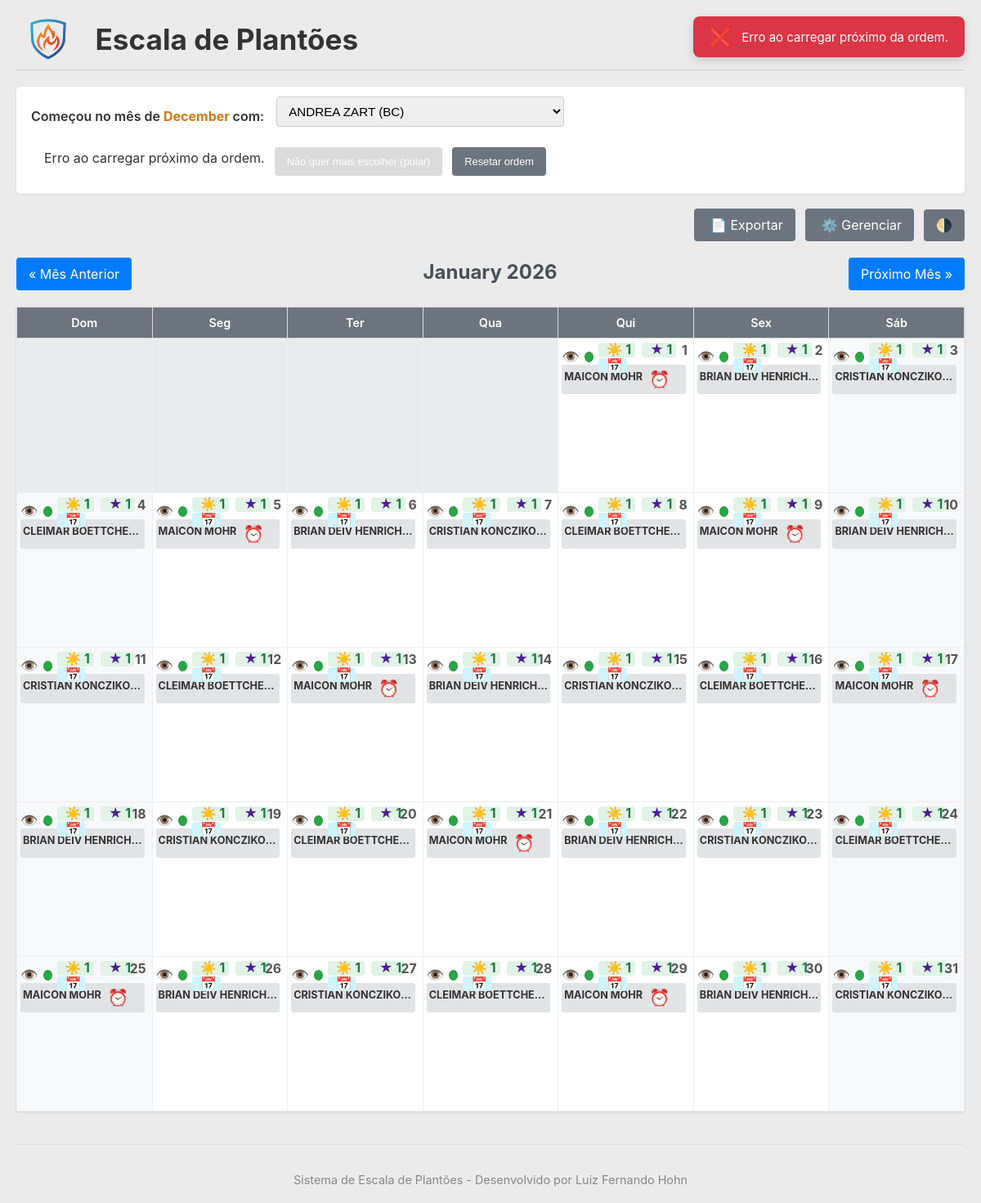
Screenshot of /escala_bombeiros/escala.php?month=1&year=2026 (signed in) with the database file from the repository.
### tables this page shows
CREATE TABLE `bombeiros` (
  `id` int(11) NOT NULL,
  `nome_completo` varchar(255) NOT NULL,
  `email` varchar(191) DEFAULT NULL,
  `cpf` varchar(14) DEFAULT NULL COMMENT 'Formato 000.000.000-00',
  `endereco` varchar(255) DEFAULT NULL COMMENT 'Endereço residencial completo',
  `telefone` varchar(20) DEFAULT NULL COMMENT 'Número de telefone principal',
  `telefone_emergencia` varchar(20) DEFAULT NULL COMMENT 'Contato de emergência (nome e telefone)',
  `tipo` enum('BC','Fixo') NOT NULL,
  `pular_ordem` tinyint(1) NOT NULL DEFAULT 0,
  `ativo` tinyint(1) NOT NULL DEFAULT 1,
  `fixo_ref_data` date DEFAULT NULL,
  `fixo_ref_dia_ciclo` tinyint(1) DEFAULT NULL CHECK (`fixo_ref_dia_ciclo` between 1 and 4),
  `data_cadastro` timestamp NOT NULL DEFAULT current_timestamp(),
  `endereco_rua` varchar(255) DEFAULT NULL,
  `endereco_numero` varchar(20) DEFAULT NULL,
  `endereco_bairro` varchar(100) DEFAULT NULL,
  `endereco_cidade` varchar(100) DEFAULT NULL,
  `endereco_uf` varchar(2) DEFAULT NULL,
  `endereco_cep` varchar(10) DEFAULT NULL,
  `telefone_principal` varchar(20) DEFAULT NULL,
  `contato_emergencia_nome` varchar(255) DEFAULT NULL,
  `contato_emergencia_fone` varchar(20) DEFAULT NULL,
  `dados_bancarios` text DEFAULT NULL COMMENT 'Ex: Banco XPTO, Ag: 0001, C/C: 12345-6',
  `tamanho_gandola` varchar(20) DEFAULT NULL,
  `tamanho_camiseta` varchar(20) DEFAULT NULL,
  `tamanho_calca` varchar(20) DEFAULT NULL,
  `tamanho_calcado` varchar(10) DEFAULT NULL,
  `banco_nome` varchar(100) DEFAULT NULL COMMENT 'Nome do Banco',
  `banco_agencia` varchar(20) DEFAULT NULL COMMENT 'Número da Agência (com dígito, se houver)',
  `banco_conta` varchar(30) DEFAULT NULL COMMENT 'Número da Conta Corrente/Poupança (com dígito)',
  `banco_pix` varchar(100) DEFAULT NULL COMMENT 'Chave PIX principal (CPF, e-mail, telefone, aleatória)',
  `usuario_id` int(11) DEFAULT NULL
);

### escala_bombeiros/escala.php (the view, shortened to what this page needs)
<?php
require_once __DIR__ . '/includes/db.php';
require_once __DIR__ . '/includes/funcoes.php';
$mes_atual = isset($_GET['month']) ? (int)$_GET['month'] : (int)date('m');
$ano_atual = isset($_GET['year']) ? (int)$_GET['year'] : (int)date('Y');
$timestamp_primeiro_dia = mktime(0, 0, 0, $mes_atual, 1, $ano_atual);
$nome_mes = ucfirst(strftime('%B', $timestamp_primeiro_dia));
$dias_no_mes = (int)date('t', $timestamp_primeiro_dia);
$dia_semana_primeiro = (int)date('w', $timestamp_primeiro_dia);
$mes_anterior = $mes_atual - 1;
$ano_anterior = $ano_atual;
if ($mes_anterior < 1) {
    $mes_anterior = 12;
    $ano_anterior--;
}
$mes_proximo = $mes_atual + 1;
$ano_proximo = $ano_atual;
$fixos_servico_mes = [];
$vagas_dia_mes = [];
for ($dia = 1; $dia <= $dias_no_mes; $dia++) {
    $data_corrente = sprintf('%04d-%02d-%02d', $ano_atual, $mes_atual, $dia);
    $fixo_dia = get_fixo_de_servico($data_corrente, $conn);
    $fixos_servico_mes[$data_corrente] = $fixo_dia;
    $vagas_bc_d = 1;
    $vagas_bc_n = 1;
    $tem_excecao = false;
    if ($fixo_dia) {
        $tem_excecao = verificar_excecao_fixo((int)$fixo_dia['id'], $data_corrente, $conn);
    }
    $fixo_invalido = empty($fixo_dia) || $tem_excecao;
    $vaga_fixo_integral = $fixo_invalido ? 1 : 0;
    $vagas_dia_mes[$data_corrente] = [
        'D'     => max(0, $vagas_bc_d),
        'N'     => max(0, $vagas_bc_n),
        'I_SUB' => max(0, $vaga_fixo_integral),
    ];
}
$bombeiros_inicio = [];
$sql_bombeiros_inicio = "
    SELECT id, nome_completo, tipo
    FROM bombeiros
    WHERE ativo = 1
    ORDER BY (tipo = 'Fixo') ASC, nome_completo ASC
";
if ($result_bi = mysqli_query($conn, $sql_bombeiros_inicio)) {
    while ($row = mysqli_fetch_assoc($result_bi)) {
        $bombeiros_inicio[] = $row;
    }
}
$inicio_ordem_atual = (int) (get_config('bc_inicio_ordem_id', $conn) ?? 0);
$timestamp_mes_ref       = mktime(0, 0, 0, $mes_anterior, 1, $ano_anterior);
$nome_mes_referencia     = ucfirst(strftime('%B', $timestamp_mes_ref));
$dias_semana             = ['Dom', 'Seg', 'Ter', 'Qua', 'Qui', 'Sex', 'Sáb'];
?>
<!DOCTYPE html>
<html lang="pt-br">
<head>
    <link rel="stylesheet" href="css/style.css">
</head>
<body>
    <div class="main-title-container">
        <img src="img/logo.png" alt="Logo do Sistema de Escala" class="main-logo">
        <h1>Escala de Plantões</h1>
    </div>
    <div class="controles-escala inicio-ordem-wrapper">
        <label for="selectInicioOrdem">
            Começou no mês de
            <span class="mes-anterior-destaque">
                <?php echo htmlspecialchars($nome_mes_referencia, ENT_QUOTES, 'UTF-8'); ?>
            </span>
            com:
        </label>
        <div class="inicio-ordem-controls">
            <select id="selectInicioOrdem" class="inicio-ordem-select">
                <?php foreach ($bombeiros_inicio as $b): ?>
                    <option value="<?= (int)$b['id'] ?>"
                        <?= ($b['id'] == $inicio_ordem_atual ? 'selected' : '') ?>>
                        <?= htmlspecialchars($b['nome_completo'], ENT_QUOTES, 'UTF-8') ?>
                        <?= ($b['tipo'] === 'Fixo') ? ' (Fixo)' : ' (BC)' ?>
                    </option>
                <?php endforeach; ?>
            </select>
        </div>
        <div class="proximo-bc-wrapper">
            <div id="proximo-bc-card" class="proximo-bc-card">
            </div>
            <button type="button" id="btn-pular-bc" class="btn btn-sm btn-secondary proximo-bc-btn">
                Não quer mais escolher (pular)
            </button>
            <button type="button" id="btn-reset-ordem" class="btn btn-sm btn-secondary proximo-bc-btn">
                Resetar ordem
            </button>
        </div>
    </div>
    <div class="barra-botoes">
        <a href="exportar_tabela_formatada.php?month=<?php echo $mes_atual; ?>&year=<?php echo $ano_atual; ?>"
           class="button-link btn-secondary" target="_blank" title="Exportar escala em formato de tabela">
            <span class="turno-icon">📄</span> Exportar
        </a>
        <a href="bombeiros.php" class="button-link btn-secondary" title="Adicionar ou editar bombeiros">
            <span class="turno-icon">⚙️</span> Gerenciar
        </a>
        <button id="theme-toggle" class="button-link btn-secondary" title="Alternar tema claro/escuro">
            🌗
        </button>
    </div>
    <div class="calendar-nav">
        <a href="?month=<?php echo $mes_anterior; ?>&year=<?php echo $ano_anterior; ?>" class="button-link">« Mês Anterior</a>
        <h2><?php echo htmlspecialchars($nome_mes) . ' ' . $ano_atual; ?></h2>
        <a href="?month=<?php echo $mes_proximo; ?>&year=<?php echo $ano_proximo; ?>" class="button-link">Próximo Mês »</a>
    </div>
    <table class="calendar">
        <thead>
            <tr>
                <?php foreach ($dias_semana as $dia_nome): ?>
                    <th><?php echo $dia_nome; ?></th>
                <?php endforeach; ?>
            </tr>
        </thead>
        <tbody>
            <tr>
                <?php
                for ($i = 0; $i < $dia_semana_primeiro; $i++) {
                    echo '<td class="other-month"></td>';
                }
                $dia_atual_semana = $dia_semana_primeiro;
                for ($dia = 1; $dia <= $dias_no_mes; $dia++):
                    $data_corrente   = sprintf('%04d-%02d-%02d', $ano_atual, $mes_atual, $dia);
                    $fixo_do_dia     = $fixos_servico_mes[$data_corrente] ?? null;
                    $vagas_do_dia    = $vagas_dia_mes[$data_corrente];
                    $is_weekend = ($dia_atual_semana == 0 || $dia_atual_semana == 6);
                    $status_dot_class = ($vagas_do_dia['D'] > 0 || $vagas_do_dia['N'] > 0) ? 'green' : 'red';
                    $pode_integral    = ($vagas_do_dia['D'] > 0 && $vagas_do_dia['N'] > 0);
                ?>
                <td class="<?php
                  $classes = [];
                  if ($is_weekend) $classes[] = 'weekend';
                  echo implode(' ', $classes);
                ?>">
                    <span class="day-number"><?php echo $dia; ?></span>
                    <div class="cell-icons-top">
                        <button class="btn-detalhes"
                                data-date="<?php echo $data_corrente; ?>"
                                title="Ver detalhes e registrar plantão">
                            👁️
                        </button>
                        <span class="status-dot <?php echo $status_dot_class; ?>"
                              title="Status Vagas BC (Verde=Vagas, Vermelho=Lotado)"></span>
                        <div class="cell-availability-info">
                            <span class="availability-slot availability-D <?php echo ($vagas_do_dia['D'] > 0) ? 'disponivel' : 'lotado'; ?>"
                                  title="Vagas BC Diurnas: <?php echo $vagas_do_dia['D']; ?>">
                                <span class="turno-icon turno-D">☀️</span> <?php echo $vagas_do_dia['D']; ?>
                            </span>
                            <span class="availability-slot availability-N <?php echo ($vagas_do_dia['N'] > 0) ? 'disponivel' : 'lotado'; ?>"
                                  title="Vagas BC Noturnas: <?php echo $vagas_do_dia['N']; ?>">
                                <span class="turno-icon turno-N">★</span> <?php echo $vagas_do_dia['N']; ?>
                            </span>
                            <?php if ($pode_integral): ?>
                                <span class="availability-slot availability-I disponivel"
                                      title="Vaga Integral BC (24h) Disponível">
                                    <span class="turno-icon turno-I">📅</span>
                                </span>
                            <?php endif; ?>
                        </div>
                    </div>
                    <div class="plantoes-do-dia">
                        <?php if ($fixo_do_dia): ?>
                            <span class="plantao-item fixo">
                                <?php echo htmlspecialchars(abreviar_nome($fixo_do_dia['nome_completo'], 30)); ?>
                                <?php echo get_turno_icon(null, true); ?>
                            </span>
                        <?php endif; ?>
                    </div>
                </td>
                <?php
                    $dia_atual_semana++;
                    if ($dia_atual_semana > 6) {
                        echo '</tr><tr>';
                        $dia_atual_semana = 0;
                    }
                endfor;
                ?>
            </tr>
        </tbody>
    </table>
    <div id="toast-container"></div>
    <footer>
        <p>Sistema de Escala de Plantões - Desenvolvido por Luiz Fernando Hohn</p>
    </footer>
</body>
</html>

### rows the page displays
bombeiros: nome_completo "MAICON MOHR"
bombeiros: nome_completo "BRIAN DEIV HENRICH…"
bombeiros: nome_completo "CRISTIAN KONCZIKO…"
bombeiros: nome_completo "CLEIMAR BOETTCHE…"

### other values shown
$nome_mes_referencia "December"
$nome_mes "January"
$ano_atual "2026"
$dia_nome "Dom"
$dia_nome "Seg"
$dia_nome "Ter"
$dia_nome "Qua"
$dia_nome "Qui"
$dia_nome "Sex"
$dia_nome "Sáb"
$vagas_do_dia['D'] "1"
$vagas_do_dia['N'] "1"
form field value "ANDREA ZART (BC)"
